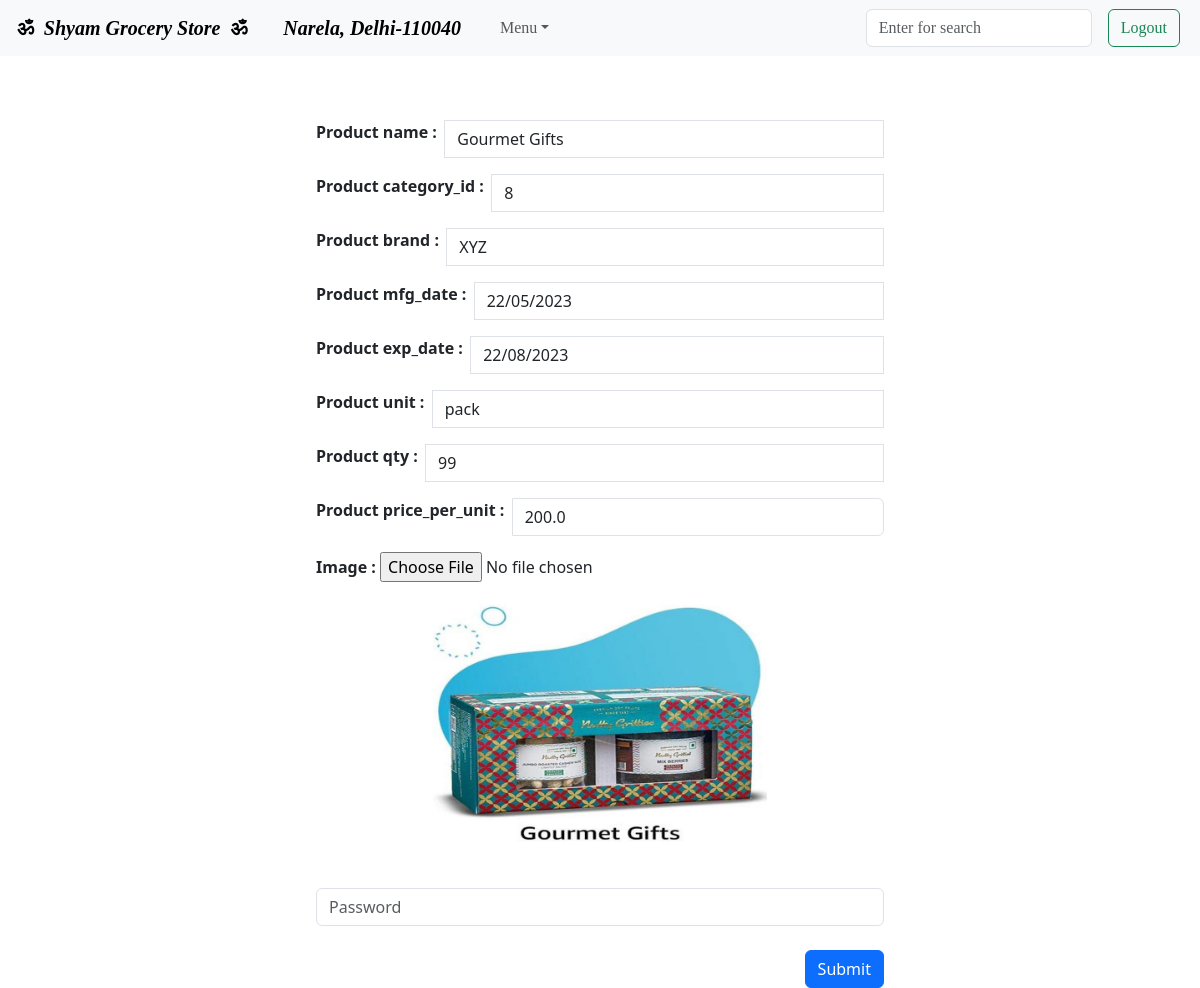
Screenshot of /admin_product_edit/2 (signed in) with the database file from the repository.
### model.py (models this page shows)
class Product(db.Model):
    __tablename__="product"
    id = db.Column('id', db.Integer, primary_key = True)
    name = db.Column(db.String(50))
    category = db.Column(db.Integer)
    brand = db.Column(db.String(50))
    mfg_date = db.Column(db.String(20))
    exp_date = db.Column(db.String(20))
    unit = db.Column(db.String(15))
    qty = db.Column(db.Integer)
    price_per_unit = db.Column(db.Float(15))
    image = db.Column(db.String)

### admin.py (the view)
@app.route("/admin_product_edit/<int:id>")
def admin_product_edit(id):
    if "admin_id" in session:
        product = Product.query.filter_by(id=id)
        check = [i for i in product]
        return render_template("admin_product_edit.html", product_info=check[0], flag=True)
    else:
        return redirect("/admin_sign-in")

### templates/admin_product_edit.html
{% extends "base.html" %}
    {% block main %}
    <div class="container mt-5 w-50 p-3">
        <form enctype="multipart/form-data" action="/admin_product_update/{{ product_info.id }}" method="POST">
            <div class="input-group mb-3">
                <b>Product name : &nbsp;</b>
                <input type="text" class="form-control" name="product_name" value="{{product_info.name}}" placeholder="Product_name" aria-label="product_name" aria-describedby="basic-addon1"><br>
            </div>
            <div class="input-group mb-3">
                <b>Product category_id : &nbsp;</b>
                <input type="text" class="form-control" name="product_category" value="{{product_info.category}}" placeholder="Product_category" aria-label="product_category" aria-describedby="basic-addon1"><br>
            </div>
            <div class="input-group mb-3">
                <b>Product brand : &nbsp;</b>
                <input type="text" class="form-control" name="product_brand" value="{{product_info.brand}}" placeholder="Product_brand" aria-label="product_brand" aria-describedby="basic-addon1"><br>
            </div>
            <div class="input-group mb-3">
                <b>Product mfg_date : &nbsp;</b>
                <input type="text" class="form-control" name="product_mfg_date" value="{{product_info.mfg_date}}" placeholder="Product_mfg_date" aria-label="product_mfg_date" aria-describedby="basic-addon1"><br>
            </div>
            <div class="input-group mb-3">
                <b>Product exp_date : &nbsp;</b>
                <input type="text" class="form-control" name="product_exp_date" value="{{product_info.exp_date}}" placeholder="Product_exp_date" aria-label="product_exp_date" aria-describedby="basic-addon1"><br>
            </div>
            <div class="input-group mb-3">
                <b>Product unit : &nbsp;</b>
                <input type="text" class="form-control" name="product_unit" value="{{product_info.unit}}" placeholder="Product_unit" aria-label="product_unit" aria-describedby="basic-addon1"><br>
            </div>
            <div class="input-group mb-3">
                <b>Product qty : &nbsp;</b>
                <input type="text" class="form-control" name="product_qty" value="{{product_info.qty}}" placeholder="Product_qty" aria-label="product_qty" aria-describedby="basic-addon1"><br>
            </div>
            <div class="input-group mb-3">
                <b>Product price_per_unit : &nbsp;</b>
                <input type="text" class="form-control" name="product_price_per_unit" value="{{product_info.price_per_unit}}" placeholder="Product_price_per_unit" aria-label="product_price_per_unit" aria-describedby="basic-addon1">
            </div>
            <dl>
                <b>Image : </b>
                <input type="file" name="file" autocomplete="off">
            </dl>
            <center><img src="{{product_info.image}}" height="250px"></center>
            <br>
            <div class="input-group mb-3 mt-3">
                <input type="password" class="form-control" name="password" placeholder="Password" aria-label="password" aria-describedby="basic-addon1">
            </div>
            <button type="submit" class="btn btn-primary mt-2" style="float:right;">Submit</button>
        </form>
    </div>
    {% endblock %}

### rows the page displays
Product: product_name "Gourmet Gifts", product_category "8", product_brand "XYZ", product_mfg_date "22/05/2023", product_exp_date "22/08/2023", product_unit "pack", product_qty "99", product_price_per_unit "200.0", image (picture)
